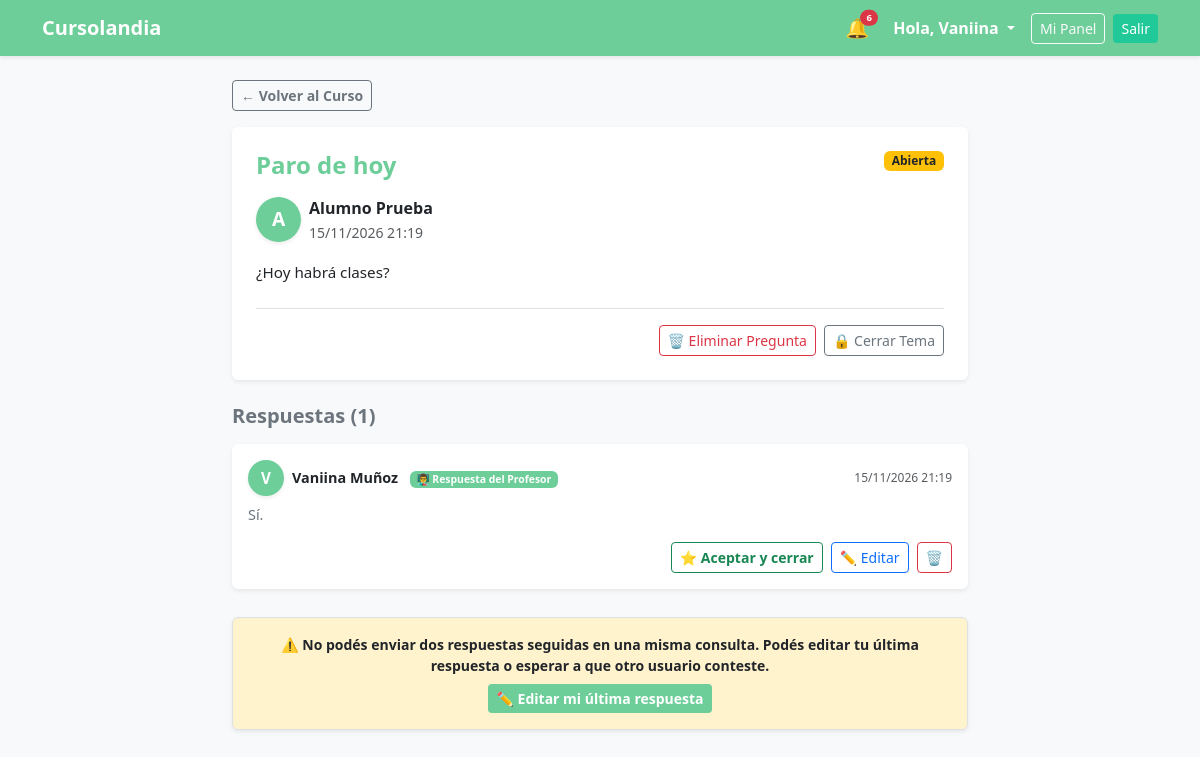
Page /index.php?accion=pregunta_foro&id=10 (signed in) on the committed database.
### tables this page shows
CREATE TABLE `preguntas` (
  `id_pregunta` int(11) NOT NULL,
  `id_curso` int(11) NOT NULL,
  `id_usuario` int(11) NOT NULL,
  `titulo` varchar(150) NOT NULL,
  `cuerpo` text NOT NULL,
  `estado` enum('Abierta','Cerrada') DEFAULT 'Abierta',
  `fecha_creacion` datetime DEFAULT current_timestamp(),
  `cerrada` tinyint(1) DEFAULT 0
);

CREATE TABLE `usuarios` (
  `id_usuario` int(11) NOT NULL,
  `nombre` varchar(50) NOT NULL,
  `apellido` varchar(50) NOT NULL,
  `email` varchar(100) NOT NULL,
  `contrasena` varchar(255) NOT NULL,
  `antecedentes` text DEFAULT NULL,
  `imagen_perfil` varchar(255) DEFAULT 'default.png',
  `es_admin` tinyint(1) DEFAULT 0,
  `plan_pro` tinyint(1) DEFAULT 0,
  `vencimiento_pro` date DEFAULT NULL
);

CREATE TABLE `respuestas` (
  `id_respuesta` int(11) NOT NULL,
  `id_pregunta` int(11) NOT NULL,
  `id_usuario` int(11) NOT NULL,
  `cuerpo` text NOT NULL,
  `es_destacada` tinyint(1) DEFAULT 0,
  `fecha_creacion` datetime DEFAULT current_timestamp(),
  `editada` tinyint(1) NOT NULL DEFAULT 0
);

### Backend/Controllers/ForoController.php (called while the page is built, shortened)
<?php
require_once __DIR__ . '/../Models/ForoModel.php';
class ForoController {
    private $foroModel;
    public function __construct($conexion) {
        $this->foroModel = new ForoModel($conexion);
    }
    public function verPregunta() {
        $id_usuario = (int)$_SESSION['id_usuario'];
        $id_pregunta = (int)$_GET['id'];
        $pregunta = $this->foroModel->obtenerPreguntaPorId($id_pregunta);
        $id_curso = (int)$pregunta['id_curso'];
        $es_creador = ($id_usuario == $pregunta['id_creador']);
        $es_autor_pregunta = ($id_usuario == $pregunta['id_usuario']);
        $respuestas = $this->foroModel->obtenerRespuestasPorPregunta($id_pregunta);
        $ultima_respuesta = $this->foroModel->obtenerUltimaRespuesta($id_pregunta);
        require_once __DIR__ . '/../../Frontend/views/foro/pregunta_foro.php';
    }
}

### Backend/Models/ForoModel.php (called while the page is built, shortened)
<?php
class ForoModel {
    private $conexion;
    public function __construct($conexion) {
        $this->conexion = $conexion;
    }
    public function obtenerPreguntaPorId($id_pregunta) {
        $stmt = $this->conexion->prepare("SELECT p.*, u.nombre, u.apellido, u.imagen_perfil, c.titulo AS curso_titulo, c.id_creador
                                          FROM preguntas p
                                          JOIN Usuarios u ON p.id_usuario = u.id_usuario
                                          JOIN Cursos c ON p.id_curso = c.id_curso
                                          WHERE p.id_pregunta = ?");
        $stmt->bind_param("i", $id_pregunta);
        $stmt->execute();
        $pregunta = $stmt->get_result()->fetch_assoc();
        return $pregunta;
    }
    public function obtenerRespuestasPorPregunta($id_pregunta) {
        $stmt = $this->conexion->prepare("SELECT r.*, u.nombre, u.apellido, u.imagen_perfil
                                          FROM respuestas r
                                          JOIN Usuarios u ON r.id_usuario = u.id_usuario
                                          WHERE r.id_pregunta = ?
                                          ORDER BY r.es_destacada DESC, r.fecha_creacion ASC, r.id_respuesta ASC");
        $stmt->bind_param("i", $id_pregunta);
        $stmt->execute();
        $resultado = $stmt->get_result();
        return $resultado;
    }
    public function obtenerUltimaRespuesta($id_pregunta) {
        $stmt = $this->conexion->prepare("SELECT id_respuesta, id_usuario, cuerpo
                                          FROM respuestas
                                          WHERE id_pregunta = ?
                                          ORDER BY fecha_creacion DESC, id_respuesta DESC
                                          LIMIT 1");
        $stmt->bind_param("i", $id_pregunta);
        $stmt->execute();
        $ultima = $stmt->get_result()->fetch_assoc();
        return $ultima;
    }
}

### Frontend/Views/foro/pregunta_foro.php (the view, shortened to what this page needs)
<?php
require_once __DIR__ . '/../layouts/header.php';
require_once __DIR__ . '/../layouts/navbar.php';
$tema_cerrado = (isset($pregunta['cerrada']) && (int)$pregunta['cerrada'] === 1);
$puede_moderar_tema = ($es_creador || $es_autor_pregunta);
?>
<div class="container mb-5">
    <div class="row justify-content-center">
        <div class="col-md-8">
            <div class="mb-3">
                <a href="index.php?accion=curso_interno&id=<?php echo $id_curso; ?>" class="btn btn-outline-secondary btn-sm fw-semibold">← Volver al Curso</a>
            </div>
            <div class="card shadow-sm border-0 mb-4">
                <div class="card-body p-4">
                    <div class="d-flex justify-content-between align-items-start mb-3">
                        <h4 class="text-primario fw-bold mb-0"><?php echo htmlspecialchars($pregunta['titulo']); ?></h4>
                        <?php if ($tema_cerrado): ?>
                            <span class="badge bg-secondary">🔒 Tema Cerrado</span>
                        <?php elseif ($pregunta['estado'] == 'Resuelta'): ?>
                            <span class="badge bg-success">✅ Resuelta</span>
                        <?php else: ?>
                            <span class="badge bg-warning text-dark">Abierta</span>
                        <?php endif; ?>
                    </div>
                    <div class="d-flex align-items-center mb-3">
                        <?php
                            $foto_preg = $pregunta['imagen_perfil'] ?? '';
                            $ruta_foto_preg = "Resources/uploads/" . $foto_preg;
                        ?>
                        <?php if (!empty($foto_preg) && $foto_preg !== 'default.png' && file_exists($ruta_foto_preg)): ?>
                            <img src="<?php echo htmlspecialchars($ruta_foto_preg); ?>" class="rounded-circle me-2 shadow-sm" style="width: 45px; height: 45px; object-fit: cover;" alt="Foto">
                        <?php else: ?>
                            <div class="text-white rounded-circle d-flex justify-content-center align-items-center me-2 shadow-sm" style="width: 45px; height: 45px; background-color: var(--color-primario); font-weight: bold; font-size: 1.2rem;">
                                <?php echo strtoupper(substr($pregunta['nombre'], 0, 1)); ?>
                            </div>
                        <?php endif; ?>
                        <div>
                            <span class="fw-bold d-block text-dark"><?php echo htmlspecialchars($pregunta['nombre'] . ' ' . $pregunta['apellido']); ?></span>
                            <small class="text-muted"><?php echo date('d/m/Y H:i', strtotime($pregunta['fecha_creacion'])); ?></small>
                        </div>
                    </div>
                    <p class="mb-0" style="white-space: pre-wrap; font-size: 0.95rem; line-height: 1.6;"><?php echo htmlspecialchars($pregunta['cuerpo']); ?></p>
                    <?php if ($puede_moderar_tema): ?>
                        <div class="mt-4 d-flex justify-content-end gap-2 border-top pt-3">
                            <a href="index.php?accion=eliminar_pregunta&id=<?php echo $id_pregunta; ?>" class="btn btn-sm btn-outline-danger" onclick="return confirm('¿Seguro que querés eliminar esta pregunta y todas sus respuestas?');">🗑️ Eliminar Pregunta</a>
                            <?php if (!$tema_cerrado): ?>
                                <a href="index.php?accion=cerrar_pregunta&id=<?php echo $id_pregunta; ?>" class="btn btn-sm btn-outline-secondary" onclick="return confirm('¿Querés cerrar este tema? Ya no se permitirán nuevas respuestas.');">🔒 Cerrar Tema</a>
                            <?php endif; ?>
                        </div>
                    <?php endif; ?>
                </div>
            </div>
            <h5 class="fw-bold mb-3 text-secondary">Respuestas (<?php echo $respuestas ? $respuestas->num_rows : 0; ?>)</h5>
            <?php if ($respuestas && $respuestas->num_rows > 0): ?>
                <div class="d-flex flex-column gap-3 mb-4">
                    <?php while ($respuesta = $respuestas->fetch_assoc()): ?>
                        <?php
                        $id_resp = (int)$respuesta['id_respuesta'];
                        $es_autor_respuesta = ($id_usuario == $respuesta['id_usuario']);
                        $es_respuesta_profesor = ($respuesta['id_usuario'] == $pregunta['id_creador']);
                        $foto_resp = $respuesta['imagen_perfil'] ?? '';
                        $ruta_foto_resp = "Resources/uploads/" . $foto_resp;
                        ?>
                        <div class="card shadow-sm mb-1 <?php echo $respuesta['es_destacada'] ? 'border-warning border-2' : 'border-0'; ?>" <?php echo $respuesta['es_destacada'] ? 'style="background-color: #fffdf2;"' : ''; ?>>
                            <div class="card-body p-3">
                                <div class="d-flex align-items-center mb-2">
                                    <?php if (!empty($foto_resp) && $foto_resp !== 'default.png' && file_exists($ruta_foto_resp)): ?>
                                        <img src="<?php echo htmlspecialchars($ruta_foto_resp); ?>" class="rounded-circle me-2 shadow-sm flex-shrink-0" style="width: 36px; height: 36px; object-fit: cover;" alt="Foto">
                                    <?php else: ?>
                                        <div class="text-white rounded-circle d-flex justify-content-center align-items-center me-2 shadow-sm flex-shrink-0" style="width: 36px; height: 36px; background-color: var(--color-primario); font-weight: bold; font-size: 0.95rem;">
                                            <?php echo strtoupper(substr($respuesta['nombre'], 0, 1)); ?>
                                        </div>
                                    <?php endif; ?>
                                    <span class="fw-bold me-auto text-dark" style="font-size: 0.9rem;">
                                        <?php echo htmlspecialchars($respuesta['nombre'] . ' ' . $respuesta['apellido']); ?>
                                        <?php if ($es_respuesta_profesor): ?>
                                            <span class="badge text-white ms-2" style="background-color: var(--color-primario); font-size: 0.65rem;">👨‍🏫 Respuesta del Profesor</span>
                                        <?php endif; ?>
                                    </span>
                                    <small class="text-muted" style="font-size: 0.75rem;">
                                        <?php echo date('d/m/Y H:i', strtotime($respuesta['fecha_creacion'])); ?>
                                    </small>
                                </div>
                                <p id="texto-resp-<?php echo $id_resp; ?>" class="mb-3 text-secondary" style="white-space: pre-wrap; font-size: 0.9rem;"><?php echo htmlspecialchars($respuesta['cuerpo']); ?></p>
                                <div class="d-flex justify-content-end gap-2">
                                    <?php if ($puede_moderar_tema && !$tema_cerrado): ?>
                                        <a href="index.php?accion=destacar_respuesta&id=<?php echo $id_resp; ?>&id_pregunta=<?php echo $id_pregunta; ?>"
                                           class="btn btn-sm btn-outline-success fw-semibold"
                                           title="Marcar como respuesta aceptada y cerrar el tema"
                                           onclick="return confirm('¿Marcar esta respuesta como aceptada y cerrar el tema?');">
                                            ⭐ Aceptar y cerrar
                                        </a>
                                    <?php endif; ?>
                                    <?php if ($es_autor_respuesta && !$tema_cerrado): ?>
                                        <button type="button"
                                                class="btn btn-sm btn-outline-primary btn-editar-resp"
                                                data-id="<?php echo $id_resp; ?>"
                                                data-bs-toggle="modal"
                                                data-bs-target="#modalEditarRespuesta"
                                                title="Editar mi respuesta">
                                            ✏️ Editar
                                        </button>
                                    <?php endif; ?>
                                    <?php if ($es_autor_respuesta || $es_creador): ?>
                                        <a href="index.php?accion=eliminar_respuesta&id=<?php echo $id_resp; ?>&id_pregunta=<?php echo $id_pregunta; ?>"
                                           class="btn btn-sm btn-outline-danger"
                                           title="Eliminar"
                                           onclick="return confirm('¿Estás seguro de eliminar esta respuesta?');">
                                            🗑️
                                        </a>
                                    <?php endif; ?>
                                </div>
                            </div>
                        </div>
                    <?php endwhile; ?>
                </div>
            <?php else: ?>
                <div class="alert alert-light border text-center text-muted mb-4">
                    Nadie ha respondido aún. ¡Sé el primero en aportar una solución!
                </div>
            <?php endif; ?>
            <?php if ($tema_cerrado): ?>
                <div class="alert alert-secondary border text-center text-muted mb-4 shadow-sm">
                    🔒 Este tema está cerrado. Ya no se admiten nuevas respuestas.
                </div>
            <?php elseif (!empty($es_ultimo_en_responder)): ?>
                <div class="alert alert-warning border text-center mb-4 shadow-sm">
                    <p class="mb-2 small fw-semibold text-dark">
                        ⚠️ No podés enviar dos respuestas seguidas en una misma consulta. Podés editar tu última respuesta o esperar a que otro usuario conteste.
                    </p>
                    <button type="button"
                            class="btn btn-sm btn-primario fw-bold btn-editar-resp"
                            data-id="<?php echo (int)$ultima_respuesta['id_respuesta']; ?>"
                            data-bs-toggle="modal"
                            data-bs-target="#modalEditarRespuesta">
                        ✏️ Editar mi última respuesta
                    </button>
                </div>
            <?php endif; ?>
        </div>
    </div>
</div>
<?php require_once __DIR__ . '/../layouts/footer.php'; ?>

### Frontend/css/estilos.css (style rules this page uses)
:root { --color-primario: #6dce99; --color-primario-hover: #50a886; --color-acento: #20c997; --color-acento-hover: #1aa179; --fondo-claro: #f8f9fa; }
body { background-color: var(--fondo-claro); font-family: 'Segoe UI', Tahoma, Geneva, Verdana, sans-serif; }
.text-primario { color: var(--color-primario) !important; }
.btn-primario { background-color: var(--color-primario); color: white; border: none; transition: 0.3s; }

### rows in the picture
preguntas: titulo "Paro de hoy", id_usuario.nombre "A", id_usuario.apellido "Alumno Prueba", fecha_creacion "15/11/2026 21:19", cuerpo "¿Hoy habrá clases?"
respuestas: id_usuario.nombre "V", id_usuario.apellido "Vaniina Muñoz", shows "👨‍🏫 Respuesta del Profesor", fecha_creacion "15/11/2026 21:19", cuerpo "Sí."

### other values in the picture
$no_leidas "6"
$_SESSION['nombre'] "Vaniina"
$respuestas->num_rows "1"
